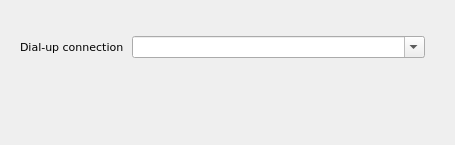
<?xml version="1.0" encoding="UTF-8"?>
<ui version="4.0">
 <class>DisconnectDialupConnectionWidget</class>
 <widget class="QWidget" name="DisconnectDialupConnectionWidget">
  <property name="geometry">
   <rect>
    <x>0</x>
    <y>0</y>
    <width>455</width>
    <height>145</height>
   </rect>
  </property>
  <property name="font">
   <font>
    <family>DejaVu Sans</family>
    <pointsize>8</pointsize>
   </font>
  </property>
  <property name="windowTitle">
   <string>Form</string>
  </property>
  <layout class="QHBoxLayout" name="horizontalLayout" stretch="1,4">
   <property name="spacing">
    <number>8</number>
   </property>
   <property name="leftMargin">
    <number>20</number>
   </property>
   <property name="topMargin">
    <number>0</number>
   </property>
   <property name="rightMargin">
    <number>30</number>
   </property>
   <property name="bottomMargin">
    <number>50</number>
   </property>
   <item>
    <widget class="QLabel" name="lblDialupConnection">
     <property name="sizePolicy">
      <sizepolicy hsizetype="Preferred" vsizetype="Maximum">
       <horstretch>0</horstretch>
       <verstretch>0</verstretch>
      </sizepolicy>
     </property>
     <property name="text">
      <string>Dial-up connection</string>
     </property>
     <property name="buddy">
      <cstring>cmbDialupConnection</cstring>
     </property>
    </widget>
   </item>
   <item>
    <widget class="QComboBox" name="cmbDialupConnection">
     <property name="editable">
      <bool>true</bool>
     </property>
    </widget>
   </item>
  </layout>
 </widget>
 <resources/>
 <connections/>
</ui>
